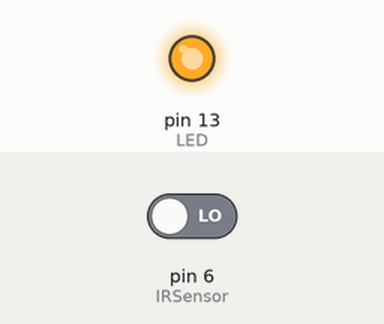
Simulated run of this sketch. Board: Arduino Uno, built with avr-gcc and run on an emulated ATmega328P. On the bench: output pins drawn as LEDs (lit = HIGH). The inputs (shaded band) are chosen by the test bench; at power-on: pin 6 (IRSensor) LOW. What the sketch prints to the serial monitor is not drawn.

Above: at 1.2 s.
1.3 s: pin 6 (IRSensor) driven HIGH
At 2.3 s:
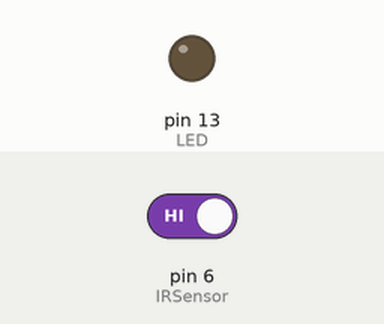
2.8 s: pin 6 (IRSensor) driven LOW
At 3.5 s:
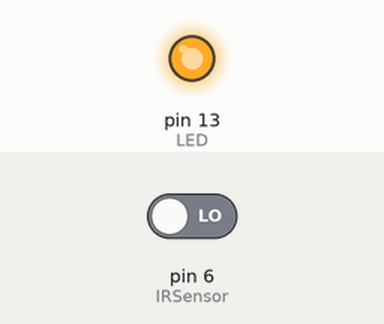
Timing chart, 0 to 5.8 s (numbered marks = the images above; inputs shaded):
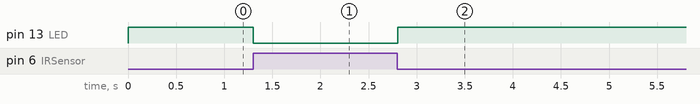

The sketch:

9in1-IR-led.ino
```cpp
int IRSensor = 6; // connect ir sensor to arduino pin 2
int LED = 13; // conect Led to arduino pin 13

void setup()
{
  Serial.begin(9600);
  pinMode (IRSensor, INPUT); // sensor pin INPUT
  pinMode (LED, OUTPUT); // Led pin OUTPUT
}

void loop()
{
  int statusSensor = digitalRead (IRSensor);

  if (statusSensor == 1)
  {
    digitalWrite(LED, LOW); // LED LOW
    Serial.println(statusSensor);
  }

  else
  {
    digitalWrite(LED, HIGH); // LED High
    Serial.println(statusSensor);
  }

}
```

Measured:
- after the input at 1.3 s, pin 13 (LED): HIGH → LOW at once
- after the input at 2.8 s, pin 13 (LED): LOW → HIGH at once
